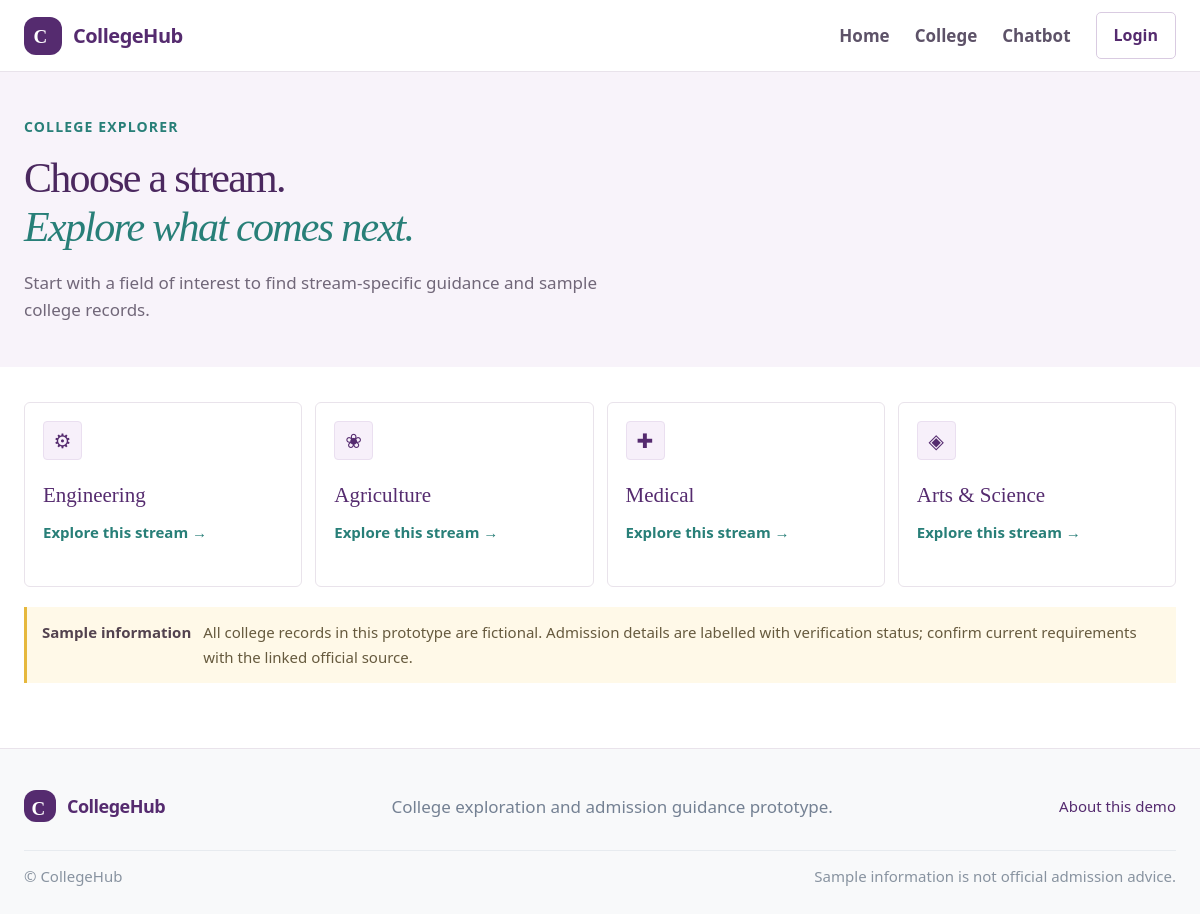
The app's page /college with its own data.
### tables this page shows
CREATE TABLE streams (id INTEGER PRIMARY KEY, slug TEXT UNIQUE, name TEXT, icon TEXT);

### app.py (the view)
@app.get("/college")
def college_home():
    with closing(get_db()) as db:
        streams = db.execute("""
            SELECT s.slug, s.name, s.icon, COUNT(c.id) AS college_count
            FROM streams s LEFT JOIN colleges c ON c.stream_id=s.id
            GROUP BY s.id ORDER BY s.id
        """).fetchall()
    return render_template("college_home.html", streams=streams)

### app.py (called while the page is built)
def get_db():
    uri = f"file:{DB_PATH.as_posix()}?mode=ro"
    conn = sqlite3.connect(uri, uri=True)
    conn.row_factory = sqlite3.Row
    conn.execute("PRAGMA foreign_keys = ON")
    return conn

@app.context_processor
def inject_globals():
    return {"site_name": "CollegeHub"}

### templates/college_home.html (shortened to what this page needs)
{% extends "base.html" %}
{% block content %}
<section class="page-hero college-page-hero"><div class="container"><div class="eyebrow">COLLEGE EXPLORER</div><h1>Choose a stream.<br><em>Explore what comes next.</em></h1><p>Start with a field of interest to find stream-specific guidance and sample college records.</p></div></section>
<section class="container section college-stream-page">
  <div class="college-stream-grid">{% for stream in streams %}
    <a class="college-stream-tile" href="/college/{{ stream.slug }}"><span class="stream-icon">{{ stream.icon }}</span><span class="stream-count">{{ stream.college_count }} sample colleges</span><h2>{{ stream.name }}</h2><span class="text-link">Explore this stream →</span></a>
  {% endfor %}</div>
  <div class="prototype-note"><strong>Sample information</strong><span>All college records in this prototype are fictional. Admission details are labelled with verification status; confirm current requirements with the linked official source.</span></div>
</section>
{% endblock %}

### records on screen
streams: icon "⚙", name "Engineering"
streams: icon "❀", name "Agriculture"
streams: icon "✚", name "Medical"
streams: icon "◈", name "Arts & Science"
